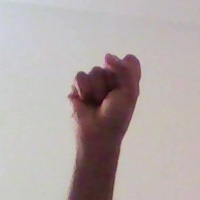
#> input picture HoG Code/original_a1.jpg, 200 x 200 px, given in place of the camera
$ python imgSave.py
#> lines starting #> are read from the running program, lines starting #| are printed output that depends on the picture; after the words box and inside, x2 and y2 are one past the last pixel; in counts of white or black regions, pixels touching at a corner belong together
import cv2
import numpy as np
import math
cap = cv2.VideoCapture(0)
number1 = 0
ret, img = cap.read()
#> img is the input picture: shape (200, 200, 3); mean B, G, R 168.1, 168.9, 179.2
    #Original = img[100:300, 100:300]
cv2.rectangle(img,(300,300),(100,100),(0,255,0),0)
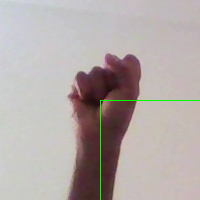
#> img: shape (200, 200, 3); 0.5% of pixels changed, all inside (x1, y1, x2, y2) = (100, 100, 200, 200)
crop_img = img[100:300, 100:300]
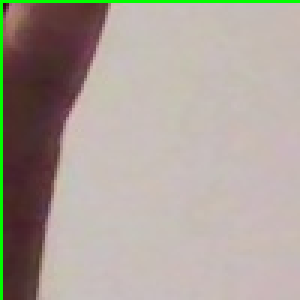
#> crop_img: shape (100, 100, 3) (shown 3 times larger); mean B, G, R 152.8, 161.4, 171.2
grey = cv2.cvtColor(crop_img, cv2.COLOR_BGR2GRAY)
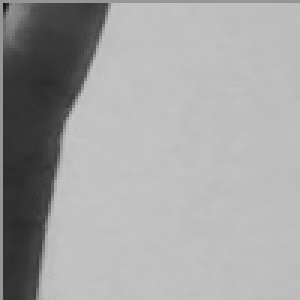
#> grey: shape (100, 100) (shown 3 times larger); min 22, max 198, mean 163.4
value = (35, 35)
blurred = cv2.GaussianBlur(grey, value, 0)
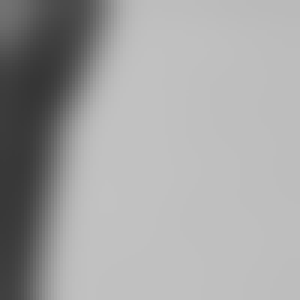
#> blurred: shape (100, 100) (shown 3 times larger); min 54, max 194, mean 163
_, thresh1 = cv2.threshold(blurred, 127, 255,cv2.THRESH_BINARY_INV+cv2.THRESH_OTSU)
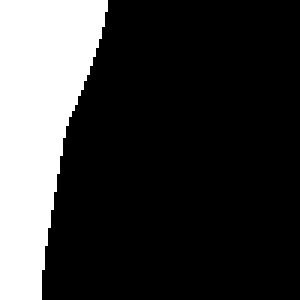
#> thresh1: shape (100, 100) (shown 3 times larger); 22.9% white; 1 white region, box (x1, y1, x2, y2) and area: (0, 0, 36, 100) 2288
#cv2.imshow('Thresholded', thresh1)
cv2.imwrite(r'.\threshImg.jpg',thresh1)
cv2.imwrite(r'.\origImg.jpg',crop_img)
